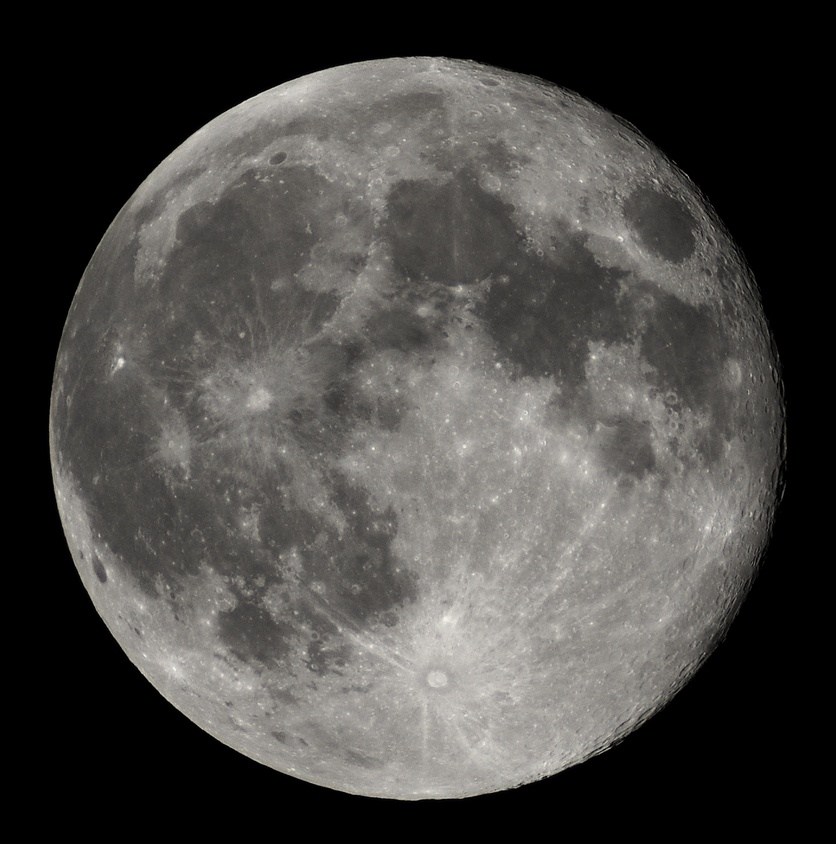
#> input picture Ejercicios/Full_Moon_Luc_Viatour.jpg, 836 x 844 px, shrunk from 1411 x 1424 before the run
$ jupyter execute Matplotlib_Ejercicios_LYCC_AD.ipynb
#> lines starting #> are read from the running program, lines starting #| are printed output that depends on the picture
[cell 1]
import matplotlib.pyplot as plt
import numpy as np

x = np.arange(1, 11, 0.1)
z = np.random.randint(5,10,100)

plt.figure(figsize=(8,8))
ax1 = plt.subplot(3,3,(1,3))
y1 = 10 * x + 4* np.random.randn(100)
ax1.scatter(x, y1, c = z, cmap = 'cool')
ax1.plot(x, 10 * x + 4, '--', color = 'blue', label = '$10x + 4$')
ax1.legend()
ax1.grid(True)

ax2 = plt.subplot(3,3,(4,5))
ax2.plot(x, x**2, '-.', color = 'orange', label = '$x^2$')
ax2.plot(x, x**4, '--', color = 'red', label = '$x^3$')
ax2.legend()
ax2.grid(True)

ax3 = plt.subplot(3,3,7)
y3 = np.random.randn(100)*2 + 5
ax3.hist(y3, bins = np.arange(-5, 15, 0.5), fill=False)

ax4 = plt.subplot(3,3,8)
y4 = [np.random.normal(0, std, 100) for std in range(1, 4)]
plt.boxplot(y4,vert=True,patch_artist=True);

ax5 = plt.subplot(3,3,(6,9))
ax5.axvline(8, ls='-.', lw=3, c='y')
ax5.grid(True)

axes = [ax1, ax2, ax3, ax4, ax5]
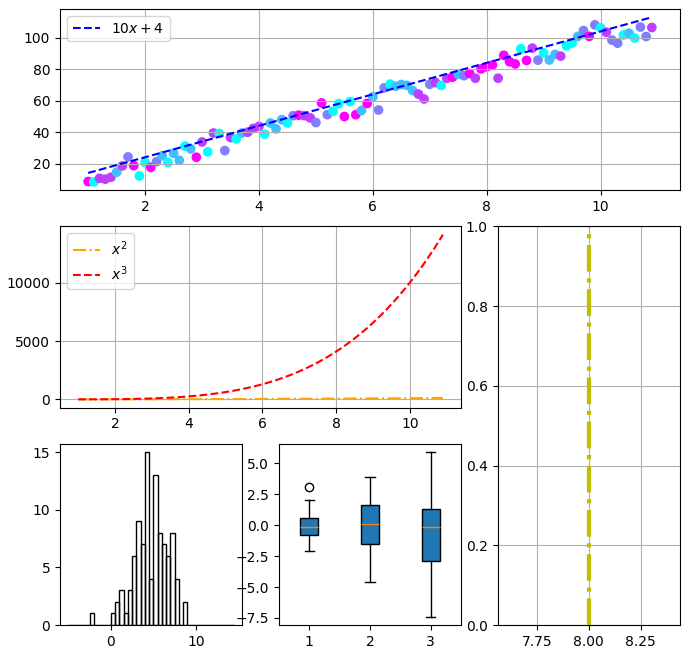
#> figure drawn by matplotlib, 5 panels; panel 1: curve peaks at x = 10.9, y = 113; panel 2: curve peaks at x = 10.9, y = 118.8; panel 2: curve peaks at x = 10.9, y = 14115.8; panel 3: tallest bar 15 high, from x = 4 to 4.5

**EJERCICIO 2**

[cell 2]
#Librerías necesarias para trabajar con la imagen
import numpy as np
import matplotlib.pyplot as plt
from PIL import Image

#Se abre la imagen y se convierte en una matriz de Numpy. También se obtienen las dimensiones de la matriz.
imagen = Image.open('Full_Moon_Luc_Viatour.jpg')
#> imagen is the input picture: PIL image 836x844 RGB; mean R, G, B 72.8, 71.2, 68.6
im_datos = np.array(imagen)
x, y, z = im_datos.shape
#> x = 844; y = 836; z = 3

#Método 1: Usando una máscara de Numpy. Se crea una máscara que indica cuando un elemento de la imagen es
#negro (0,0,0), y se aplica la máscara sustituyendo por color amarillo (255, 255, 0)
mask = im_datos == np.array([0,0,0])
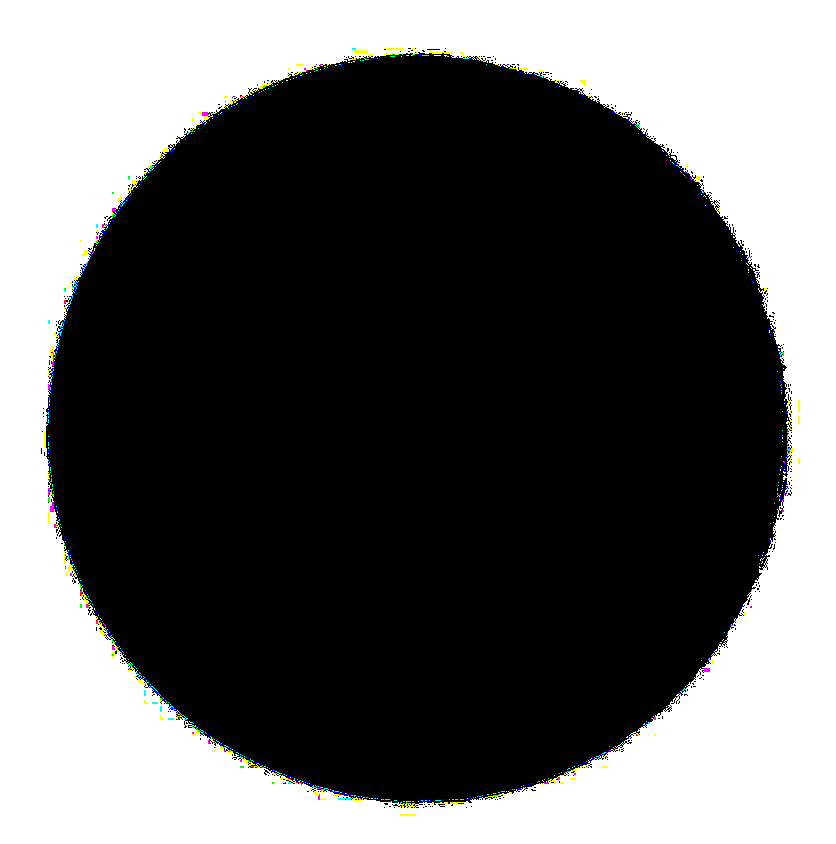
#> mask: shape (844, 836, 3) bool; mean R, G, B 0.379, 0.38, 0.379
masked_image = np.ma.masked_array(im_datos, mask).filled([255, 255, 0])

#Se grafica la imagen
fig,ax = plt.subplots(figsize=(6,6))
ax.imshow(masked_image)
ax.axis(False)

#Método 2: Usando ciclos iterativos. Se recorre cada pixel (x, y) y se verifica que los 3 componentes de color
#sean negros (0,0,0). Luego, se sustituye por amarillo (255, 255, 0)
for i in range (x):
    for j in range (y):
        if im_datos[i][j][0] == 0 and im_datos[i][j][1] == 0 and im_datos[i][j][2] == 0:
            im_datos[i][j] = [255, 255, 0]

#Se grafica la imagen
fig,ax = plt.subplots(figsize=(6,6))
ax.imshow(im_datos)
ax.axis(False)

**Ejercicio 3**

Colocar en 0 todos los valores de Rojo en la imagen Full_Moon_Luc_Viatour.jpg, luego el verde y luego el azul.

[cell 3]
#Librerías necesarias para trabajar con la imagen
import numpy as np
import matplotlib.pyplot as plt
from PIL import Image

#Se abre la imagen y se convierte en una matriz de Numpy. También se obtienen las dimensiones de la matriz.
imagen = Image.open('Full_Moon_Luc_Viatour.jpg')
im_datos = np.array(imagen)
x, y, z = im_datos.shape

im_nored = np.array(imagen)
im_nogreen = np.array(imagen)
im_noblue = np.array(imagen)
#Se itera sobre cada dimensión de la imagen y se pone a cero el canal cero (rojo)
for i in range (x):
    for j in range (y):
        im_nored[i][j][0] = 0
        im_nogreen[i][j][1] = 0
        im_noblue[i][j][2] = 0
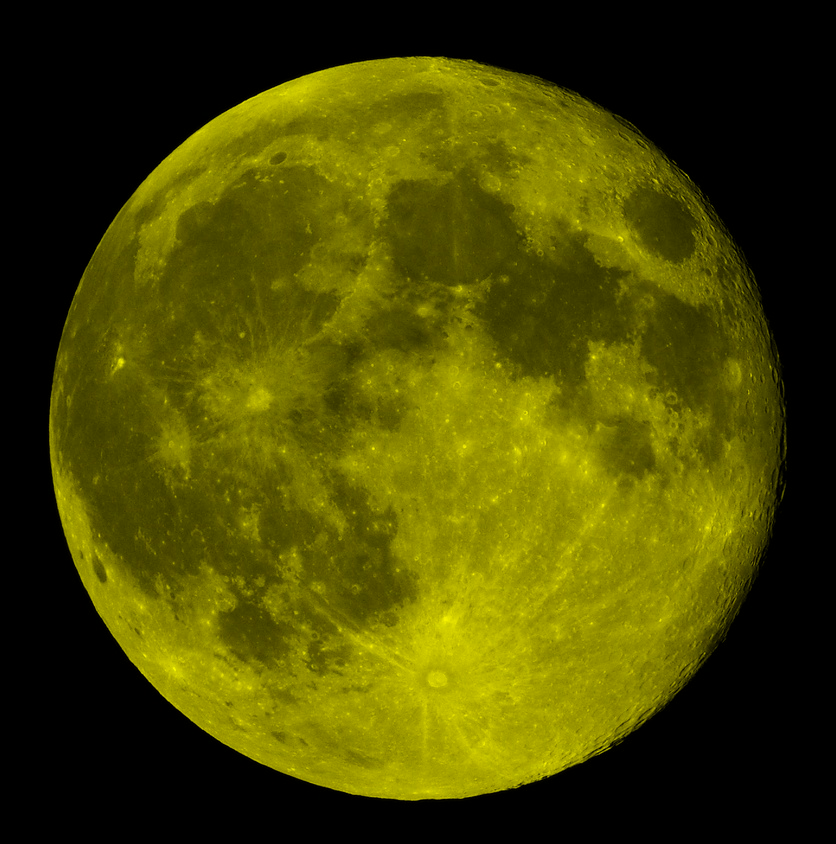
#> im_noblue: shape (844, 836, 3); mean R, G, B 72.8, 71.2, 0
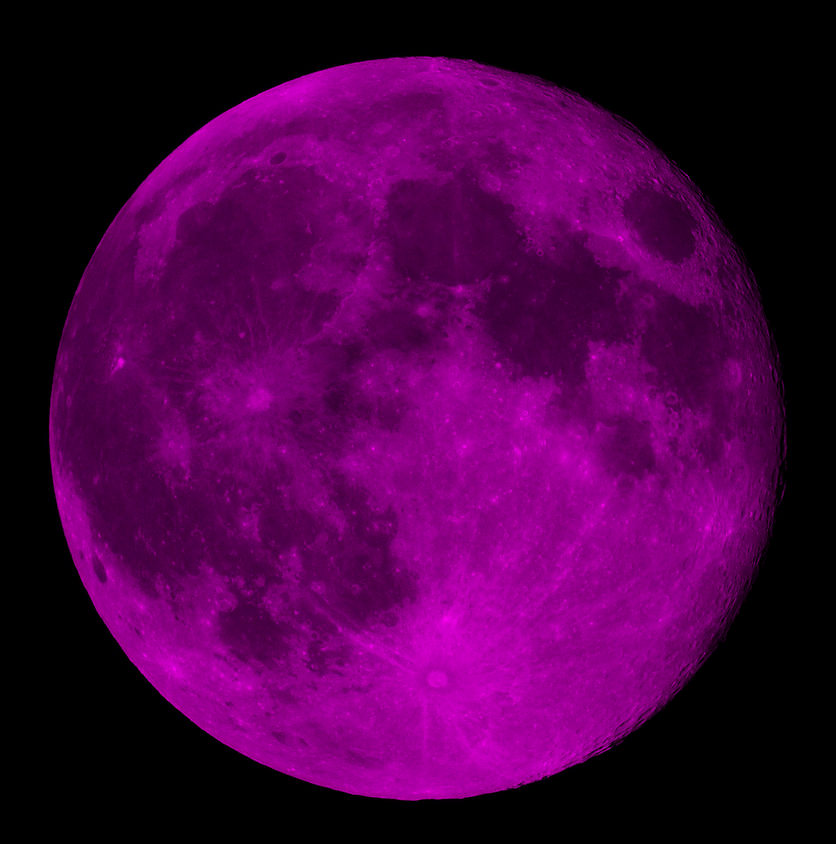
#> im_nogreen: shape (844, 836, 3); mean R, G, B 72.8, 0, 68.6
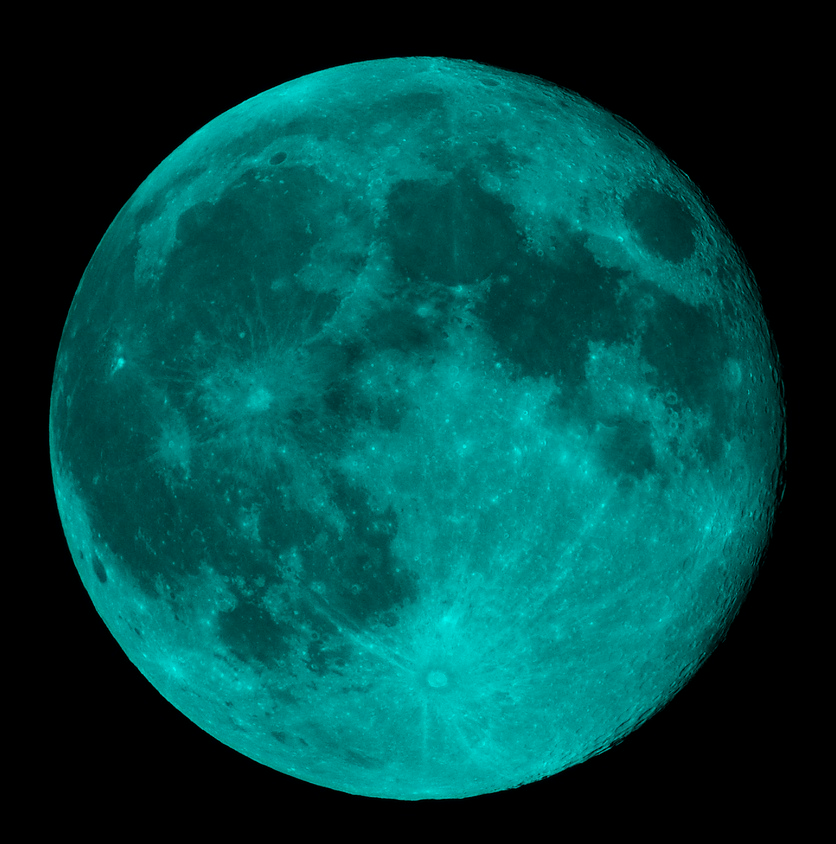
#> im_nored: shape (844, 836, 3); mean R, G, B 0, 71.2, 68.6

#Se grafica la imagen
fig,(ax1, ax2, ax3) = plt.subplots(1, 3, figsize=(15,15))
ax1.imshow(im_nored)
ax1.axis(False)
ax2.imshow(im_nogreen)
ax2.axis(False)
ax3.imshow(im_noblue)
ax3.axis(False)

**Ejercicio 4**

Leer una imagen como un arreglo de grises y transformarlo a escala de grises

[cell 4]
#Librerías necesarias para trabajar con la imagen
import numpy as np
import matplotlib.pyplot as plt
from PIL import Image

#Se abre la imagen y se convierte en una matriz de Numpy. También se obtienen las dimensiones de la matriz.
imagen = Image.open('alejandro-gil-villegas-universidad-guanajuato-ug.jpg')
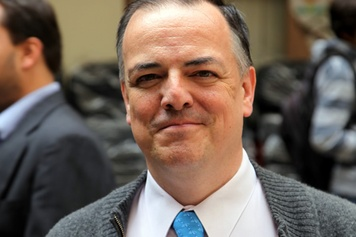
#> input picture Ejercicios/alejandro-gil-villegas-universidad-guanajuato-ug.jpg, 356 x 237 px, shrunk from 600 x 400 before the run
#> imagen is the input picture: PIL image 356x237 RGB; mean R, G, B 116.3, 101, 90.4
im_datos = np.array(imagen)
x, y, z = im_datos.shape
#> x = 237; y = 356

im_greyscale = np.array(imagen)
#Se itera sobre cada dimensión de la imagen y se pone a cero el canal cero (rojo)
for i in range (x):
    for j in range (y):
        maximum = im_greyscale[i][j].argmax()
        for k in range(z):
            if not k == maximum:
                im_greyscale[i][j][k] = im_greyscale[i][j][maximum]
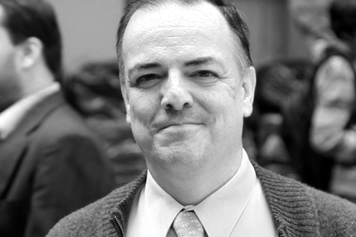
#> im_greyscale: shape (237, 356, 3); min 0, max 255, mean 121.1

fig, (ax1, ax2)= plt.subplots(1, 2, figsize=(12,12))
ax1.imshow(im_datos)
ax1.axis(False)
ax2.imshow(im_greyscale)
ax2.axis(False)

**Ejercicio 5**

Agregar un filtro desde scipy.ndimage

[cell 5]
#Librerías necesarias para trabajar con la imagen
import numpy as np
import matplotlib.pyplot as plt
from scipy import ndimage
from PIL import Image

#Se abre la imagen y se convierte en una matriz de Numpy. También se obtienen las dimensiones de la matriz.
imagen = Image.open('alejandro-gil-villegas-universidad-guanajuato-ug.jpg')
im_datos = np.array(imagen)

#Se aplican 5 filtros
im_sobel = ndimage.sobel(im_datos)
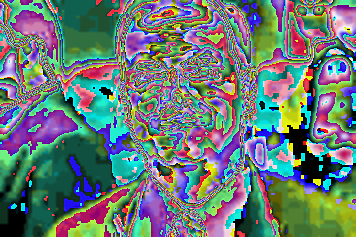
#> im_sobel: shape (237, 356, 3); mean R, G, B 104.5, 121.6, 118.6
im_gaussian = ndimage.gaussian_filter(im_datos, 1)
im_laplace = ndimage.laplace(im_datos)
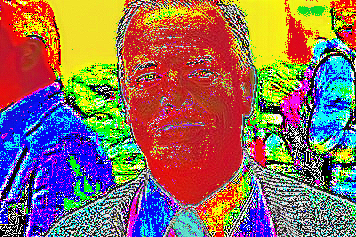
#> im_laplace: shape (237, 356, 3); mean R, G, B 141.2, 108.2, 96.8
im_prewitt = ndimage.prewitt(im_datos)
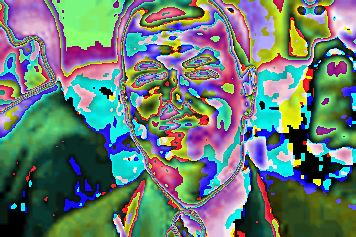
#> im_prewitt: shape (237, 356, 3); mean R, G, B 104, 123.6, 115.9
im_uniform = ndimage.uniform_filter(im_datos)

#Se muestra la imagen con cada filtro
fig, ax= plt.subplots(2, 3, figsize=(12,6))
ax[0][0].imshow(im_datos)
ax[0][0].axis(False)
ax[0][1].imshow(im_sobel)
ax[0][1].axis(False)
ax[0][2].imshow(im_gaussian)
ax[0][2].axis(False)
ax[1][0].imshow(im_laplace)
ax[1][0].axis(False)
ax[1][1].imshow(im_prewitt)
ax[1][1].axis(False)
ax[1][2].imshow(im_uniform)
ax[1][2].axis(False)
